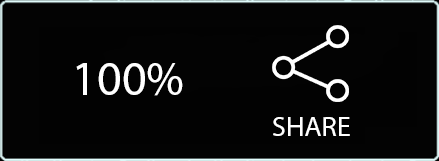
#> input picture images/100.png, 439 x 161 px
$ python image_processor.py ../images/100.png
#> lines starting #> are read from the running program, lines starting #| are printed output that depends on the picture
#!/usr/bin/env python3
"""
CRT Style Image Processor
Converts images to match the Macrodata Refinement aesthetic
"""

from PIL import Image, ImageDraw, ImageFilter, ImageEnhance
import numpy as np
import argparse
import os

# Color palettes from the game
MOBILE_PALETTE = {
    'bg': (10, 15, 10),      # #0A0F0A
    'fg': (51, 255, 51),     # #33FF33
    'select': (102, 255, 102) # #66FF66
}

SHADER_PALETTE = {
    'bg': (13, 17, 13),      # #0D110D
    'fg': (51, 255, 51),     # #33FF33
    'select': (102, 255, 102) # #66FF66
}

def rgb_distance(c1, c2):
    """Calculate Euclidean distance between two RGB colors"""
    return sum((a - b) ** 2 for a, b in zip(c1, c2)) ** 0.5

def process_image(input_path, output_path, palette='mobile', add_scanlines=True,
                  add_glow=True, scale=1.0, transparent_bg=True):
    """
    Process an image to match the CRT aesthetic

    Args:
        input_path: Path to input image
        output_path: Path to save processed image
        palette: 'mobile' or 'shader' color palette
        add_scanlines: Add horizontal scanline effect
        add_glow: Add glow/bloom effect
        scale: Scale factor for output
        transparent_bg: Keep background transparent
    """
#> called with input_path = '../images/100.png', output_path = '../images/100_crt.png', palette = 'mobile', add_scanlines = True, add_glow = True, scale = 1, transparent_bg = True

    # Load image
    img = Image.open(input_path)
#> img is the input picture: PIL image 439x161 RGB; mean R, G, B 20.5, 21.5, 21.5

    # Convert to RGBA if not already
    if img.mode != 'RGBA':
        img = img.convert('RGBA')
#> img: PIL image 439x161 RGBA

    # Scale if needed
    if scale != 1.0:
        new_size = (int(img.width * scale), int(img.height * scale))
        img = img.resize(new_size, Image.Resampling.LANCZOS)

    # Get palette colors
    colors = MOBILE_PALETTE if palette == 'mobile' else SHADER_PALETTE
    fg_color = colors['fg']
    bg_color = colors['bg']

    # Convert image data
    data = np.array(img)

    # Create new image
    result = Image.new('RGBA', img.size, (0, 0, 0, 0))
#> result: PIL image 439x161 RGBA; every value is 0
    result_data = np.array(result)

    # Process each pixel
    for y in range(data.shape[0]):
        for x in range(data.shape[1]):
            r, g, b, a = data[y, x]

            # Skip fully transparent pixels
            if a == 0:
                continue

            # Calculate brightness (inverted - darker pixels become brighter)
            brightness = (r + g + b) / 3 / 255.0
            inverted_brightness = 1.0 - brightness  # Invert: black becomes white

            # Apply foreground color to ALL non-transparent pixels (keep all details)
            # Apply the cyan/green color to the inverted brightness
            new_r = int(fg_color[0] * inverted_brightness)
            new_g = int(fg_color[1] * inverted_brightness)
            new_b = int(fg_color[2] * inverted_brightness)
            # Keep original alpha to preserve all details
            result_data[y, x] = [new_r, new_g, new_b, a]
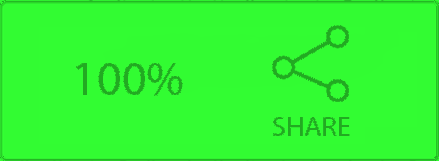
#> result_data: shape (161, 439, 4); mean R, G, B, A 49, 247.2, 49, 255

    result = Image.fromarray(result_data)

    # Add glow effect
    if add_glow:
        # Create a blurred version for the glow
        glow = result.copy()
        glow = glow.filter(ImageFilter.GaussianBlur(radius=5))
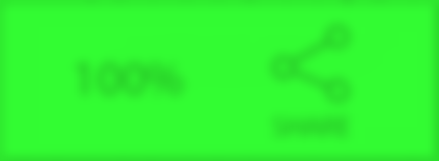
#> glow: PIL image 439x161 RGBA; mean R, G, B, A 49, 247.1, 49, 255

        # Composite glow behind the original
        glowed = Image.new('RGBA', result.size, (0, 0, 0, 0))
        glowed = Image.alpha_composite(glowed, glow)
        glowed = Image.alpha_composite(glowed, result)
        result = glowed

    # Add scanlines
    if add_scanlines:
        scanline_img = Image.new('RGBA', result.size, (0, 0, 0, 0))
        draw = ImageDraw.Draw(scanline_img)

        # Draw every other line
        for y in range(0, result.height, 2):
            draw.line([(0, y), (result.width, y)], fill=(0, 0, 0, 40))

        result = Image.alpha_composite(result, scanline_img)
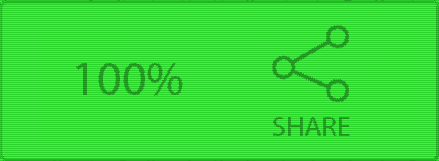
#> result: PIL image 439x161 RGBA; mean R, G, B, A 45, 227.5, 45, 255

    # Enhance contrast slightly
    enhancer = ImageEnhance.Contrast(result)
    result = enhancer.enhance(1.2)
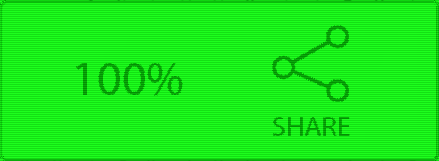
#> result: PIL image 439x161 RGBA; mean R, G, B, A 23.3, 234.6, 23.3, 255

    # Save result
    result.save(output_path, 'PNG')
    print(f"✓ Processed image saved to: {output_path}")
    print(f"  Size: {result.width}x{result.height}")
#|   Size: 439x161
    print(f"  Palette: {palette}")
    print(f"  Effects: Scanlines={add_scanlines}, Glow={add_glow}")

def batch_process(input_dir, output_dir, **kwargs):
    """Process all images in a directory"""
    if not os.path.exists(output_dir):
        os.makedirs(output_dir)

    image_extensions = ['.png', '.jpg', '.jpeg', '.gif', '.bmp']

    for filename in os.listdir(input_dir):
        if any(filename.lower().endswith(ext) for ext in image_extensions):
            input_path = os.path.join(input_dir, filename)
            output_path = os.path.join(output_dir, f"crt_{filename}")

            print(f"\nProcessing: {filename}")
            process_image(input_path, output_path, **kwargs)

def main():
    parser = argparse.ArgumentParser(
        description='Convert images to match Macrodata Refinement CRT aesthetic'
    )
    parser.add_argument('input', help='Input image file or directory')
    parser.add_argument('-o', '--output', help='Output file or directory')
    parser.add_argument('-p', '--palette', choices=['mobile', 'shader'],
                       default='mobile', help='Color palette to use')
    parser.add_argument('--no-scanlines', action='store_true',
                       help='Disable scanline effect')
    parser.add_argument('--no-glow', action='store_true',
                       help='Disable glow effect')
    parser.add_argument('-s', '--scale', type=float, default=1.0,
                       help='Scale factor (e.g., 0.5 for half size)')
    parser.add_argument('--solid-bg', action='store_true',
                       help='Use solid background instead of transparent')
    parser.add_argument('--batch', action='store_true',
                       help='Process all images in input directory')

    args = parser.parse_args()

    # Determine output path
    if args.output:
        output = args.output
    elif args.batch:
        output = args.input + '_processed'
    else:
        name, ext = os.path.splitext(args.input)
        output = f"{name}_crt{ext}"

    # Process
    if args.batch:
        batch_process(
            args.input, output,
            palette=args.palette,
            add_scanlines=not args.no_scanlines,
            add_glow=not args.no_glow,
            scale=args.scale,
            transparent_bg=not args.solid_bg
        )
    else:
        process_image(
            args.input, output,
            palette=args.palette,
            add_scanlines=not args.no_scanlines,
            add_glow=not args.no_glow,
            scale=args.scale,
            transparent_bg=not args.solid_bg
        )

if __name__ == '__main__':
    main()

$ run again, on images/clipboard.png
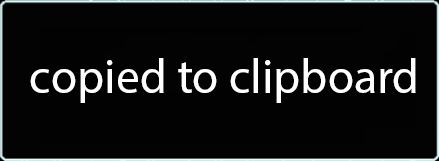
#> input picture images/clipboard.png, 439 x 161 px
#> in process_image, img is the input picture: PIL image 439x161 RGB; mean R, G, B 25, 26, 26
#> img: PIL image 439x161 RGBA
#> after the loop in process_image, `for y in range(data.shape[0]):`:
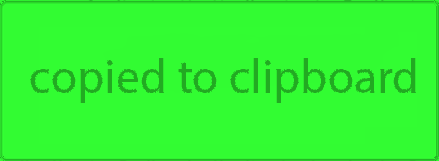
#> result_data: shape (161, 439, 4); mean R, G, B, A 48.7, 245.9, 48.7, 255
#> in process_image, `result = enhancer.enhance(1.2)`:
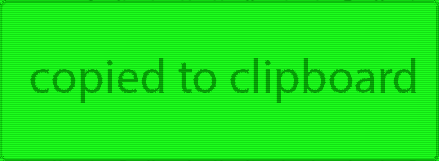
#> result: PIL image 439x161 RGBA; mean R, G, B, A 23.1, 233.3, 23.1, 255
#|   Size: 439x161
